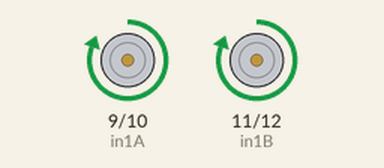
A sketch run on a simulated Arduino Uno, built with avr-gcc and run on an emulated ATmega328P. Shown: motor-driver pin pairs drawn as motors (green arrow = first pin HIGH = forward, orange = second pin HIGH = backward, longer = more drive, scaled by the enable pin).

Above: at 5.0 s.
At 15.0 s:
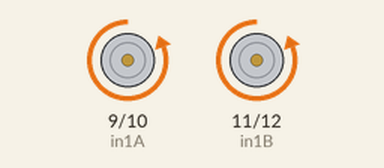
Timing chart, 0 to 26.0 s (numbered marks = the images above):
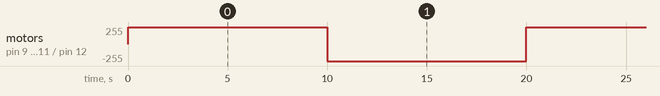

The sketch:

Motor_drive_testing.ino
```cpp
// Define the pins for the L298 motor driver
int enaA = 8;
int in1A = 9;
int in2A = 10;
int enaB = 13;
int in1B = 11;
int in2B = 12;


void setup() {
  // put your setup code here, to run once:
  // Set the L298 motor driver pins to output mode
  pinMode(enaA, OUTPUT);
  pinMode(in1A, OUTPUT);
  pinMode(in2A, OUTPUT);
  pinMode(enaB, OUTPUT);
  pinMode(in1B, OUTPUT);
  pinMode(in2B, OUTPUT);

  // Set the maximum speed of the motors
  analogWrite(enaA, 255);
  analogWrite(enaB, 255);
}

void backward() {
  digitalWrite(in1A, LOW); //Left Motor backword Pin
  digitalWrite(in2A, HIGH); //Left Motor forword Pin
  digitalWrite(in1B, LOW); //Right Motor backword Pin
  digitalWrite(in2B, HIGH); //Right Motor forword Pin
}

void forward() {
  digitalWrite(in1A, HIGH); //Left Motor backword Pin
  digitalWrite(in2A, LOW); //Left Motor forword Pin
  digitalWrite(in1B, HIGH); //Right Motor backword Pin
  digitalWrite(in2B, LOW); //Right Motor backword Pin
}

void turnRight() {
  digitalWrite(in1A, LOW); //Left Motor backword Pin
  digitalWrite(in2A, HIGH); //Left Motor forword Pin
  digitalWrite(in1B, HIGH); //Right Motor backword Pin
  digitalWrite(in2B, LOW); //Right Motor backword Pin
}

void turnLeft() {
  digitalWrite(in1A, HIGH); //Left Motor backword Pin
  digitalWrite(in2A, LOW); //Left Motor forword Pin
  digitalWrite(in1B, LOW); //Right Motor backword Pin
  digitalWrite(in2B, HIGH); //Right Motor forword Pin
}

void Stop() {
  digitalWrite(in1A, LOW); //Left Motor backword Pin
  digitalWrite(in2A, LOW); //Left Motor forword Pin
  digitalWrite(in1B, LOW); //Right Motor backword Pin
  digitalWrite(in2B, LOW); //Right Motor backword Pin
}


void loop() {
  // put your main code here, to run repeatedly:
  forward();
  delay(10000);
  backward();
  delay(10000);
  // turnRight();
  // delay(10000);
  // turnLeft();
  // delay(10000);
  // Stop();

}
```

Measured:
- by itself, motor on pin 9 (in1A) / pin 10 (in2A), motor on pin 11 (in1B) / pin 12 (in2B): alternates forward 255/255 for 10.0 s and backward 255/255 for 10.0 s
